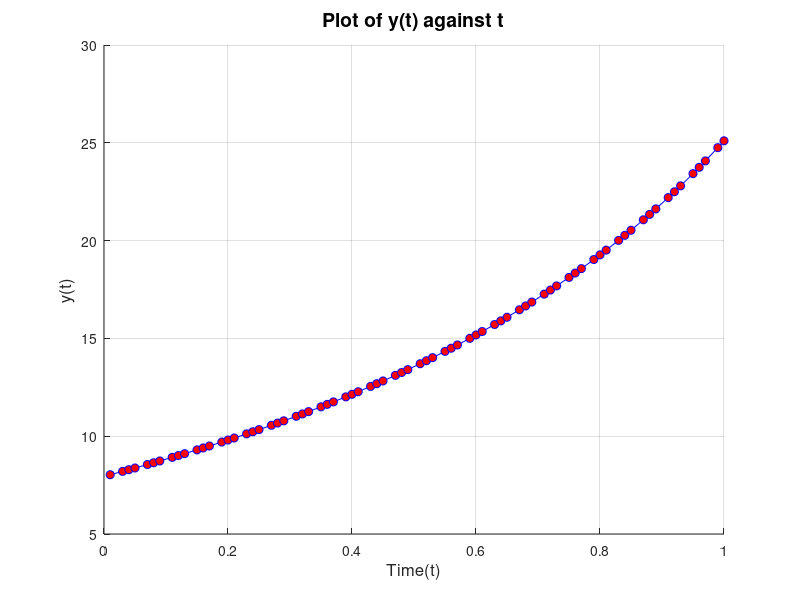

Source code (MATLAB):
a0 = -7.769768988643991;
a1 = -4.144543052379127;
b0 = -0.9776519028585906;
b1 = 0.5030137032683771;

t = [0.01, 0.03, 0.04, 0.05, 0.07, 0.08, 0.09, 0.11, 0.12, 0.13, ...
     0.15, 0.16, 0.17, 0.19, 0.20, 0.21, 0.23, 0.24, 0.25, 0.27, ...
     0.28, 0.29, 0.31, 0.32, 0.33, 0.35, 0.36, 0.37, 0.39, 0.40, ...
     0.41, 0.43, 0.44, 0.45, 0.47, 0.48, 0.49, 0.51, 0.52, 0.53, ...
     0.55, 0.56, 0.57, 0.59, 0.60, 0.61, 0.63, 0.64, 0.65, 0.67, ...
     0.68, 0.69, 0.71, 0.72, 0.73, 0.75, 0.76, 0.77, 0.79, 0.80, ...
     0.81, 0.83, 0.84, 0.85, 0.87, 0.88, 0.89, 0.91, 0.92, 0.93, ...
     0.95, 0.96, 0.97, 0.99, 1.00];

y = (a0 + a1*t) ./ (b0 + b1*t);
figure;
hold on;
plot(t, y,'bo-','MarkerFaceColor','r');
xlabel('Time(t)','FontSize',12);
ylabel('y(t)','FontSize',12);
title('Plot of y(t) against t','FontSize',14);
grid on;
hold off;